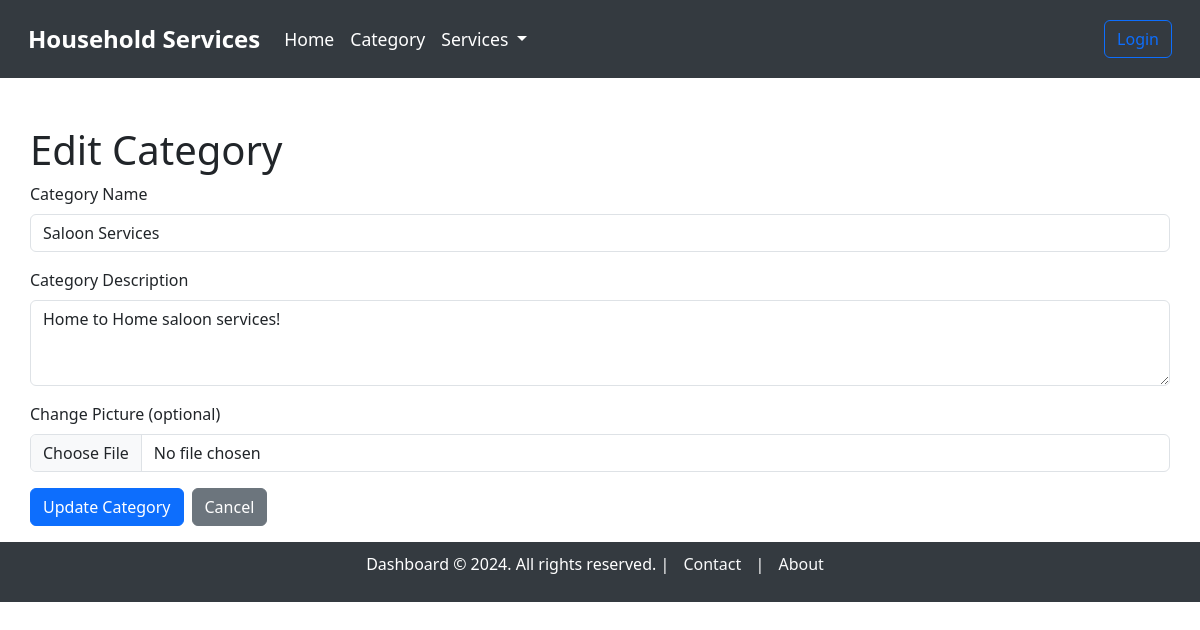
The page /edit_category/7 on the database as committed earlier.
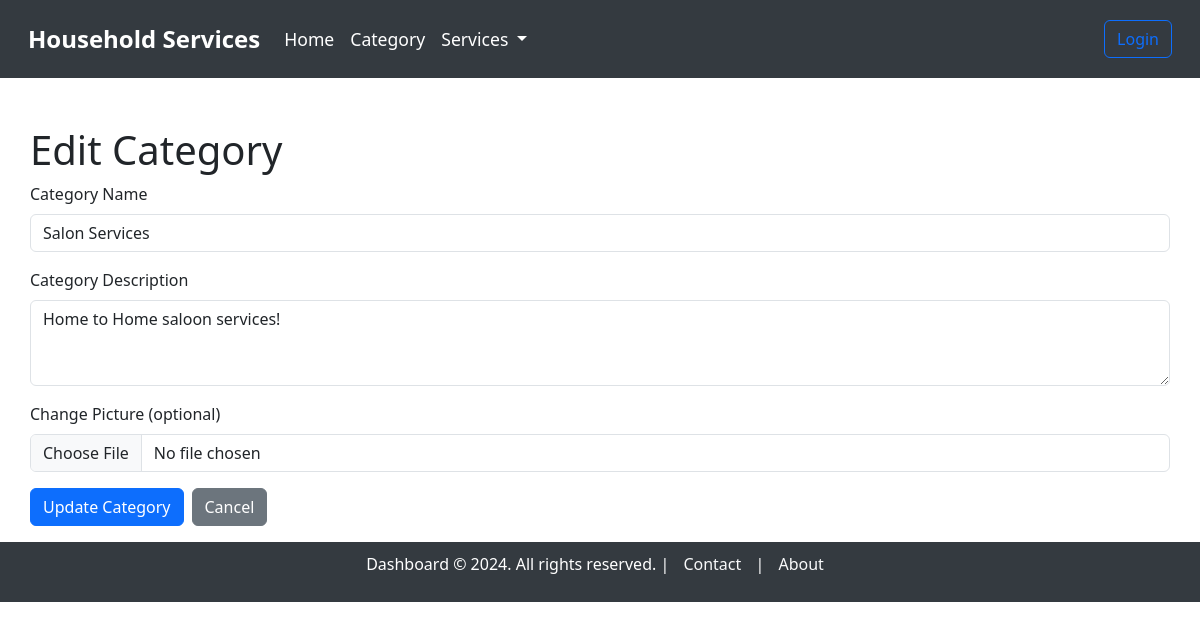
The same page on the database as committed later.
### model.py (models this page shows, shortened)
class Category(db.Model):
    __tablename__ = "category"
    category_id = db.Column(db.Integer, autoincrement=True, primary_key=True)
    category_name = db.Column(db.String, unique=True, nullable=False)
    category_description = db.Column(db.String, nullable=False)
    picture = db.Column(db.String)  # Path to the uploaded picture

### main.py (the view, shortened to what this page needs)
@app.route('/edit_category/<int:category_id>', methods=['GET', 'POST'])
def edit_category(category_id):
    existing_category = Category.query.get_or_404(category_id)
    return render_template('category/edit_category.html', category=existing_category)

### templates/category/edit_category.html (shortened to what this page needs)
{% extends 'base_dashboard.html' %}
{% block content %}
<div class="container mt-5">
    <h1>Edit Category</h1>
    <form action="{{ url_for('edit_category', category_id=category.category_id) }}" method="POST" enctype="multipart/form-data">
        <div class="mb-3">
            <label for="category_name" class="form-label">Category Name</label>
            <input type="text" class="form-control" id="category_name" name="category_name" value="{{ category.category_name }}" required>
        </div>
        <div class="mb-3">
            <label for="category_description" class="form-label">Category Description</label>
            <textarea class="form-control" id="category_description" name="category_description" rows="3" required>{{ category.category_description }}</textarea>
        </div>
        <div class="mb-3">
            <label for="picture" class="form-label">Change Picture (optional)</label>
            <input type="file" class="form-control" id="picture" name="picture" accept="image/*">
        </div>
        <div class="mb-3 d-flex gap-2">
            <button type="submit" class="btn btn-primary">Update Category</button>
            <a href="{{ url_for('category_dashboard') }}" class="btn btn-secondary">Cancel</a>
        </div>
    </form>
</div>
{% endblock %}

Rows that differ between the two databases and show on the page:
changed Category "Home to Home saloon services!": category_name "Saloon Services" → "Salon Services"
